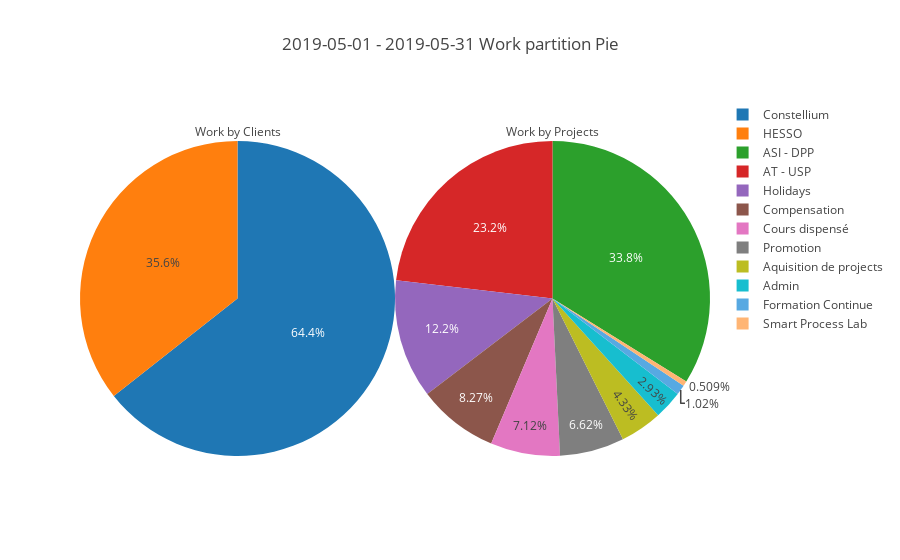

The notebook cell this image was saved under:
### Markdown cell above
## Visualizations

### Code cell
title = "Work by Clients"
labels = filteredTimeEntiresDf['client']
values = filteredTimeEntiresDf['duration']
trace1 = go.Pie(title=title,
                labels=labels,
                values=values,
                hoverinfo='label+percent+value',
                domain=dict(x=[0,0.5]))

title = "Work by Projects"
labels = filteredTimeEntiresDf['project']
values = filteredTimeEntiresDf['duration']
trace2 = go.Pie(title=title,
                labels=labels,
                values=values,
                hoverinfo='label+percent+value',
                domain=dict(x=[0.5,1.0]))

title = "{} - {} Work partition Pie".format(startdate.strftime('%Y-%m-%d'), enddate.strftime('%Y-%m-%d'))
layout = go.Layout(title=title,
                   #annotations=[ann1,ann2],
                   # Hide legend if you want
                   #showlegend=False
                   )

data = [trace1, trace2]
# Create fig with data and layout
fig = go.Figure(data=data,layout=layout)

graphFilename = outputDir + title + '.html'
plot_figure(graphFilename, fig)

### Figure 1 — Plotly figure (JSON) as saved in the notebook; plotly's stock layout.template omitted (floating-point values rounded to 4 significant figures)
{"data": [{"domain": {"x": [0, 0.5]}, "hoverinfo": "label+percent+value", "labels": ["HESSO", "HESSO", "Constellium", "Constellium", "Constellium", "Constellium", "Constellium", "Constellium", "Constellium", "Constellium", "HESSO", "Constellium", "Constellium", "HESSO", "HESSO", "Constellium", "Constellium", "Constellium", "Constellium", "Constellium", "HESSO", "Constellium", "Constellium", "HESSO", "HESSO", "Constellium", "Constellium", "Constellium", "HESSO", "HESSO", "HESSO", "Constellium", "Constellium", "Constellium", "HESSO", "Constellium", "Constellium", "Constellium", "Constellium", "HESSO", "Constellium", "Constellium", "HESSO", "HESSO", "Constellium", "Constellium", "Constellium", "Constellium", "Constellium", "Constellium", "Constellium", "HESSO", "HESSO", "HESSO", "HESSO", "HESSO"], "title": {"text": "Work by Clients"}, "type": "pie", "uid": "50a0c9d6-34a7-43ee-b782-2ba97ad11fe3", "values": [7200000000000, 7200000000000, 3600000000000, 10800000000000, 1800000000000, 7200000000000, 7200000000000, 14400000000000, 18000000000000, 12600000000000, 7200000000000, 18000000000000, 3600000000000, 7200000000000, 22500000000000, 14400000000000, 16200000000000, 14400000000000, 3600000000000, 14400000000000, 7200000000000, 10800000000000, 21600000000000, 7200000000000, 3600000000000, 14400000000000, 10800000000000, 10800000000000, 10800000000000, 7200000000000, 10800000000000, 7200000000000, 19800000000000, 14400000000000, 3600000000000, 18000000000000, 10800000000000, 7200000000000, 28800000000000, 18000000000000, 18000000000000, 10800000000000, 3600000000000, 10800000000000, 12600000000000, 18000000000000, 18000000000000, 10800000000000, 3600000000000, 18000000000000, 10800000000000, 2700000000000, 28800000000000, 28800000000000, 28800000000000, 28800000000000]}, {"domain": {"x": [0.5, 1]}, "hoverinfo": "label+percent+value", "labels": ["Cours dispensé", "Compensation", "ASI - DPP", "AT - USP", "ASI - DPP", "Aquisition de projects", "AT - USP", "AT - USP", "Admin", "Aquisition de projects", "Cours dispensé", "AT - USP", "ASI - DPP", "Cours dispensé", "Compensation", "ASI - DPP", "ASI - DPP", "AT - USP", "Smart Process Lab", "ASI - DPP", "Cours dispensé", "ASI - DPP", "ASI - DPP", "Cours dispensé", "Cours dispensé", "ASI - DPP", "ASI - DPP", "Aquisition de projects", "Promotion", "Formation Continue", "Promotion", "ASI - DPP", "ASI - DPP", "ASI - DPP", "Promotion", "ASI - DPP", "ASI - DPP", "AT - USP", "ASI - DPP", "Promotion", "ASI - DPP", "ASI - DPP", "Promotion", "Cours dispensé", "AT - USP", "AT - USP", "AT - USP", "AT - USP", "AT - USP", "AT - USP", "AT - USP", "Admin", "Holidays", "Compensation", "Holidays", "Holidays"], "title": {"text": "Work by Projects"}, "type": "pie", "uid": "a098dcd2-ed34-4baf-8926-bd2250eeb1d4", "values": [7200000000000, 7200000000000, 3600000000000, 10800000000000, 1800000000000, 7200000000000, 7200000000000, 14400000000000, 18000000000000, 12600000000000, 7200000000000, 18000000000000, 3600000000000, 7200000000000, 22500000000000, 14400000000000, 16200000000000, 14400000000000, 3600000000000, 14400000000000, 7200000000000, 10800000000000, 21600000000000, 7200000000000, 3600000000000, 14400000000000, 10800000000000, 10800000000000, 10800000000000, 7200000000000, 10800000000000, 7200000000000, 19800000000000, 14400000000000, 3600000000000, 18000000000000, 10800000000000, 7200000000000, 28800000000000, 18000000000000, 18000000000000, 10800000000000, 3600000000000, 10800000000000, 12600000000000, 18000000000000, 18000000000000, 10800000000000, 3600000000000, 18000000000000, 10800000000000, 2700000000000, 28800000000000, 28800000000000, 28800000000000, 28800000000000]}], "layout": {"autosize": true, "title": {"text": "2019-05-01 - 2019-05-31 Work partition Pie"}}}
